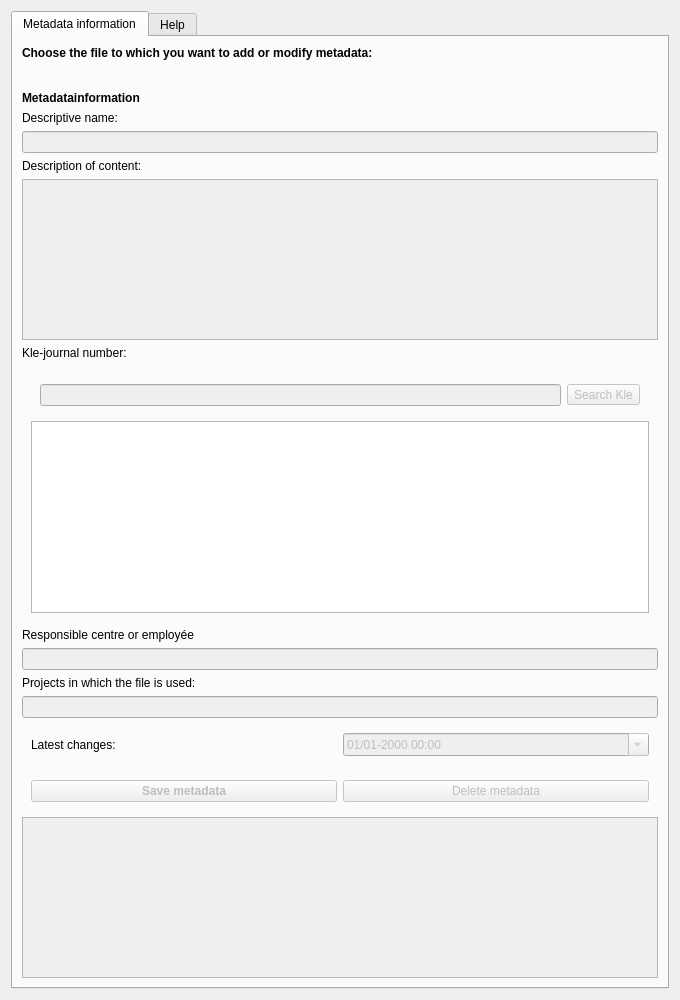
<?xml version="1.0" encoding="UTF-8"?>
<ui version="4.0">
 <class>MetadataFunctionalityDialogBase</class>
 <widget class="QDialog" name="MetadataFunctionalityDialogBase">
  <property name="windowModality">
   <enum>Qt::WindowModal</enum>
  </property>
  <property name="geometry">
   <rect>
    <x>0</x>
    <y>0</y>
    <width>680</width>
    <height>1000</height>
   </rect>
  </property>
  <property name="sizePolicy">
   <sizepolicy hsizetype="Fixed" vsizetype="Fixed">
    <horstretch>0</horstretch>
    <verstretch>0</verstretch>
   </sizepolicy>
  </property>
  <property name="minimumSize">
   <size>
    <width>0</width>
    <height>0</height>
   </size>
  </property>
  <property name="windowTitle">
   <string>Metadata-DB-linker</string>
  </property>
  <property name="modal">
   <bool>false</bool>
  </property>
  <layout class="QGridLayout" name="gridLayout_2">
   <item row="0" column="0">
    <widget class="QTabWidget" name="help_tab">
     <property name="currentIndex">
      <number>0</number>
     </property>
     <widget class="QWidget" name="tab">
      <attribute name="title">
       <string>Metadata information</string>
      </attribute>
      <layout class="QGridLayout" name="gridLayout_3">
       <item row="5" column="0">
        <widget class="QLabel" name="description_label">
         <property name="text">
          <string>Description of content:</string>
         </property>
        </widget>
       </item>
       <item row="3" column="0">
        <widget class="QLabel" name="name_label">
         <property name="focusPolicy">
          <enum>Qt::TabFocus</enum>
         </property>
         <property name="text">
          <string>Descriptive name:</string>
         </property>
         <property name="buddy">
          <cstring>nameEdit</cstring>
         </property>
        </widget>
       </item>
       <item row="0" column="0">
        <widget class="QLabel" name="label">
         <property name="font">
          <font>
           <weight>75</weight>
           <bold>true</bold>
          </font>
         </property>
         <property name="text">
          <string>Choose the file to which you want to add or modify metadata:</string>
         </property>
        </widget>
       </item>
       <item row="7" column="0">
        <widget class="QLabel" name="kle_label">
         <property name="text">
          <string>Kle-journal number:</string>
         </property>
        </widget>
       </item>
       <item row="4" column="0">
        <widget class="QLineEdit" name="nameEdit">
         <property name="enabled">
          <bool>false</bool>
         </property>
        </widget>
       </item>
       <item row="2" column="0">
        <widget class="QLabel" name="label_5">
         <property name="font">
          <font>
           <weight>75</weight>
           <bold>true</bold>
          </font>
         </property>
         <property name="text">
          <string>Metadatainformation</string>
         </property>
        </widget>
       </item>
       <item row="9" column="0">
        <widget class="QLabel" name="responsible_label">
         <property name="text">
          <string>Responsible centre or employée</string>
         </property>
        </widget>
       </item>
       <item row="1" column="0">
        <widget class="QDockWidget" name="treeDock">
         <property name="autoFillBackground">
          <bool>false</bool>
         </property>
         <property name="features">
          <set>QDockWidget::NoDockWidgetFeatures</set>
         </property>
         <widget class="QWidget" name="dockWidgetContents_2"/>
        </widget>
       </item>
       <item row="10" column="0">
        <widget class="QLineEdit" name="responsibleEdit">
         <property name="enabled">
          <bool>false</bool>
         </property>
        </widget>
       </item>
       <item row="12" column="0">
        <widget class="QLineEdit" name="projectEdit">
         <property name="enabled">
          <bool>false</bool>
         </property>
        </widget>
       </item>
       <item row="11" column="0">
        <widget class="QLabel" name="projects_label">
         <property name="text">
          <string>Projects in which the file is used:</string>
         </property>
        </widget>
       </item>
       <item row="6" column="0">
        <widget class="QTextEdit" name="descriptionEdit">
         <property name="enabled">
          <bool>false</bool>
         </property>
         <property name="sizePolicy">
          <sizepolicy hsizetype="Expanding" vsizetype="Expanding">
           <horstretch>0</horstretch>
           <verstretch>0</verstretch>
          </sizepolicy>
         </property>
        </widget>
       </item>
       <item row="15" column="0">
        <widget class="QTableView" name="tableView">
         <property name="enabled">
          <bool>false</bool>
         </property>
         <property name="font">
          <font>
           <pointsize>10</pointsize>
          </font>
         </property>
         <property name="selectionBehavior">
          <enum>QAbstractItemView::SelectRows</enum>
         </property>
         <attribute name="horizontalHeaderStretchLastSection">
          <bool>true</bool>
         </attribute>
        </widget>
       </item>
       <item row="8" column="0">
        <widget class="QWidget" name="widget" native="true">
         <layout class="QVBoxLayout" name="verticalLayout">
          <item>
           <widget class="QWidget" name="widget_2" native="true">
            <layout class="QHBoxLayout" name="horizontalLayout">
             <item>
              <widget class="QLineEdit" name="kleNoEdit">
               <property name="enabled">
                <bool>false</bool>
               </property>
              </widget>
             </item>
             <item>
              <widget class="QToolButton" name="kleNoLookupBtn">
               <property name="enabled">
                <bool>false</bool>
               </property>
               <property name="text">
                <string>Search Kle</string>
               </property>
              </widget>
             </item>
            </layout>
           </widget>
          </item>
          <item>
           <widget class="QTextEdit" name="kleSuggestions">
            <property name="sizePolicy">
             <sizepolicy hsizetype="Expanding" vsizetype="Minimum">
              <horstretch>0</horstretch>
              <verstretch>0</verstretch>
             </sizepolicy>
            </property>
            <property name="toolTip">
             <string>Suggested KLE-numbers</string>
            </property>
            <property name="readOnly">
             <bool>true</bool>
            </property>
           </widget>
          </item>
         </layout>
        </widget>
       </item>
       <item row="13" column="0">
        <widget class="QWidget" name="widget_3" native="true">
         <layout class="QHBoxLayout" name="horizontalLayout_2">
          <item>
           <widget class="QLabel" name="date_label">
            <property name="text">
             <string>Latest changes:</string>
            </property>
           </widget>
          </item>
          <item>
           <widget class="QDateTimeEdit" name="dateEdit">
            <property name="enabled">
             <bool>false</bool>
            </property>
            <property name="displayFormat">
             <string>dd/MM-yyyy HH:mm</string>
            </property>
            <property name="calendarPopup">
             <bool>true</bool>
            </property>
           </widget>
          </item>
         </layout>
        </widget>
       </item>
       <item row="14" column="0">
        <widget class="QWidget" name="widget_4" native="true">
         <layout class="QHBoxLayout" name="horizontalLayout_3">
          <item>
           <widget class="QPushButton" name="saveRecordButton">
            <property name="enabled">
             <bool>false</bool>
            </property>
            <property name="font">
             <font>
              <weight>75</weight>
              <bold>true</bold>
             </font>
            </property>
            <property name="text">
             <string>Save metadata</string>
            </property>
            <property name="default">
             <bool>true</bool>
            </property>
           </widget>
          </item>
          <item>
           <widget class="QPushButton" name="deleteRecordButton">
            <property name="enabled">
             <bool>false</bool>
            </property>
            <property name="font">
             <font>
              <italic>false</italic>
             </font>
            </property>
            <property name="text">
             <string>Delete metadata</string>
            </property>
           </widget>
          </item>
         </layout>
        </widget>
       </item>
      </layout>
     </widget>
     <widget class="QWidget" name="tab_2">
      <attribute name="title">
       <string>Help</string>
      </attribute>
      <widget class="QLabel" name="label_2">
       <property name="geometry">
        <rect>
         <x>9</x>
         <y>9</y>
         <width>450</width>
         <height>156</height>
        </rect>
       </property>
       <property name="autoFillBackground">
        <bool>false</bool>
       </property>
       <property name="text">
        <string>How to use the Metadata-DB-linker:

First time to use the plugin
1. Create a table which should contain metadata - see the definition under the Settings-dialog

Enter metadata to a new table:
1. bla bla bla
2. bla bla bla

Enter metadata to an existing table:
1.
2.</string>
       </property>
      </widget>
     </widget>
    </widget>
   </item>
  </layout>
 </widget>
 <tabstops>
  <tabstop>nameEdit</tabstop>
  <tabstop>descriptionEdit</tabstop>
 </tabstops>
 <resources/>
 <connections/>
</ui>
